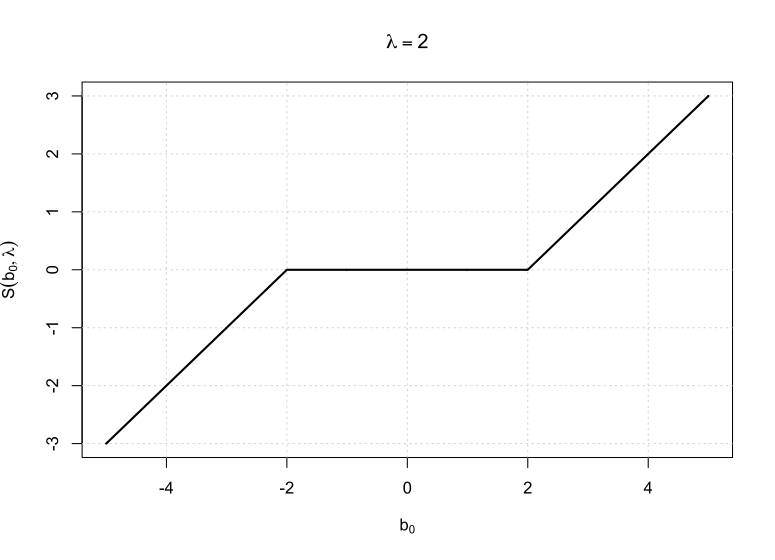

Write R code to recreate this figure.
lambda = 2
b0 = seq(-5, 5, 0.01)
Soft = sign(b0)*pmax(0, abs(b0)-lambda)
plot(Soft ~ b0, type = "l",
     xlab = expression(b[0]), 
     ylab = expression(S(b[0],lambda)),
     main = expression(lambda==2))   
grid()
lines(Soft ~ b0, lwd = 2)  
